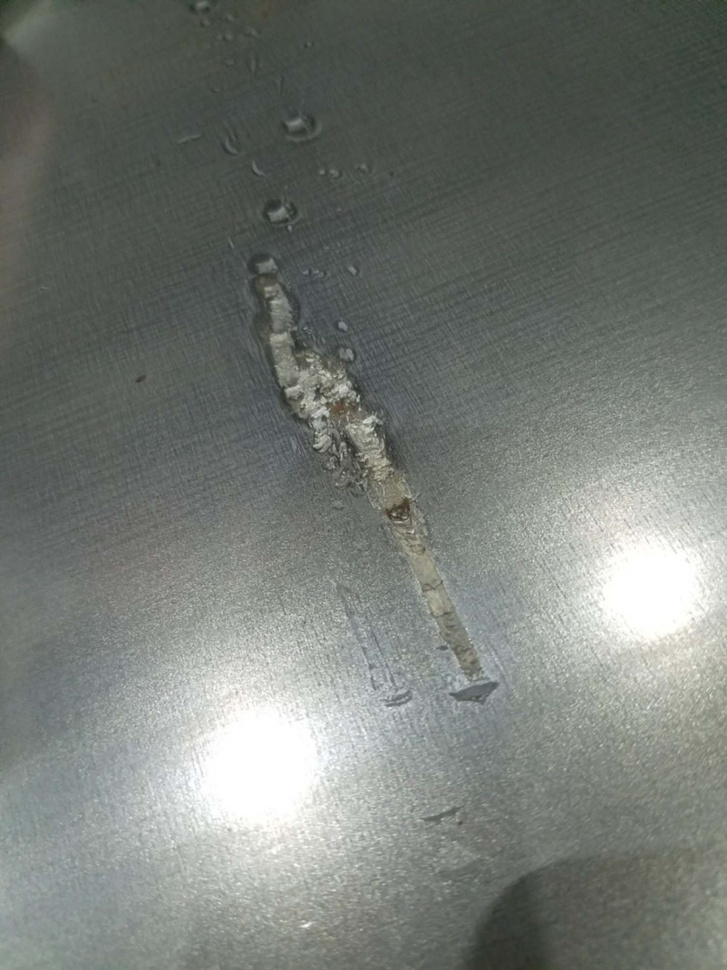
#> input picture Metal_Defect_Detection/metal.jpg, 727 x 970 px, shrunk from 1425 x 1902 before the run, found by its file name
$ python defect.py
#> lines starting #> are read from the running program, lines starting #| are printed output that depends on the picture; after the words box and inside, x2 and y2 are one past the last pixel; in counts of white or black regions, pixels touching at a corner belong together
import cv2
import numpy as np
import matplotlib.pyplot as plt

image_path = r"C:\Users\utkar\Desktop\Metal_Defect_Detection\metal.jpg"

img = cv2.imread(image_path)
#> img is the input picture: shape (970, 727, 3); mean B, G, R 117, 122.5, 117.5

if img is None:
    print("ERROR: Image not found!")
    print("Check the image path.")
    exit()

cv2.imshow("1. Original Image", img)

gray = cv2.cvtColor(img, cv2.COLOR_BGR2GRAY)

cv2.imshow("2. Grayscale Image", gray)

blur = cv2.GaussianBlur(gray, (5, 5), 0)

cv2.imshow("3. Blurred Image", blur)

edges = cv2.Canny(blur, 50, 150)
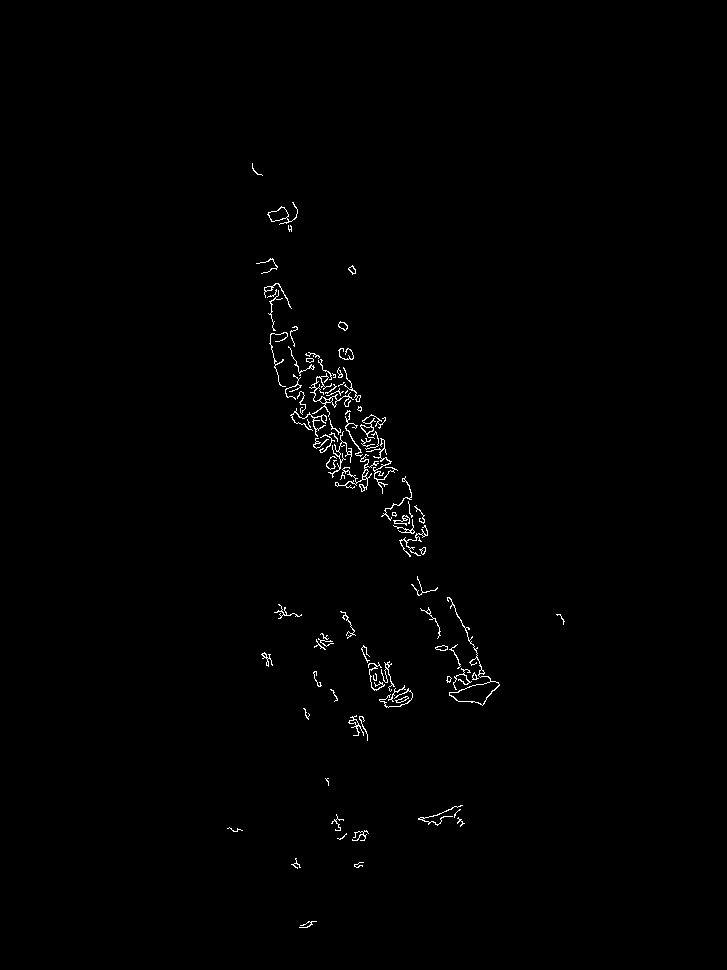
#> edges: shape (970, 727); 0.71% white in thin lines or dots, all inside (x1, y1, x2, y2) = (227, 163, 565, 928)

cv2.imshow("4. Edge Detection", edges)

_, thresh = cv2.threshold(
    blur,
    120,
    255,
    cv2.THRESH_BINARY_INV
)
#> thresh: shape (970, 727); 58.3% white; 295 black regions (235 under 20 px), largest, box (x1, y1, x2, y2) and area: (0, 369, 727, 970) 285372, (276, 353, 360, 452) 2611, (345, 414, 419, 510) 2072

cv2.imshow("5. Threshold Image", thresh)

kernel = np.ones((3,3), np.uint8)

opening = cv2.morphologyEx(
    thresh,
    cv2.MORPH_OPEN,
    kernel,
    iterations=1
)
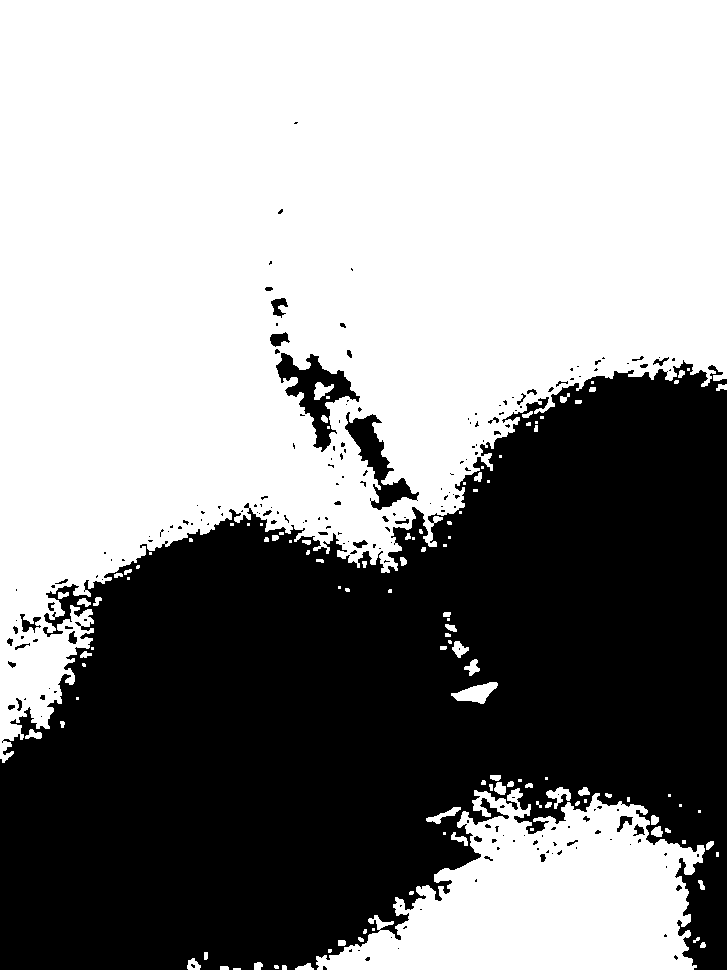
#> opening: shape (970, 727); 57.8% white; 204 black regions (163 under 20 px), largest, box (x1, y1, x2, y2) and area: (0, 360, 727, 970) 289813, (276, 353, 360, 452) 2796, (345, 412, 419, 510) 2189

cv2.imshow("6. Opening", opening)

closing = cv2.morphologyEx(
    opening,
    cv2.MORPH_CLOSE,
    kernel,
    iterations=2
)
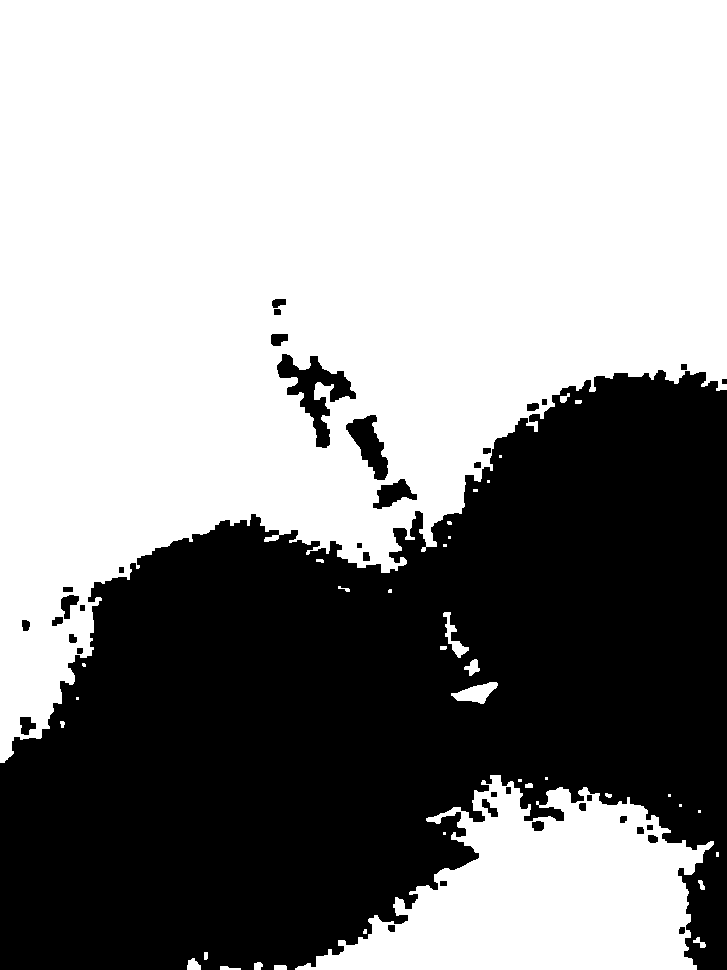
#> closing: shape (970, 727); 58.8% white; 37 black regions

cv2.imshow("7. Closing", closing)

segmented = closing.copy()

cv2.imshow("8. Segmented Defects", segmented)

contours, _ = cv2.findContours(
    segmented,
    cv2.RETR_EXTERNAL,
    cv2.CHAIN_APPROX_SIMPLE
)
#> contours = 37 contours, 23 with area under 20; largest, box (x1, y1, x2, y2) and area: (0, 0, 727, 763) 371522, (295, 775, 714, 970) 44890, (451, 682, 498, 704) 504, (443, 612, 469, 658) 292, (464, 659, 480, 676) 120

contour_img = img.copy()

cv2.drawContours(
    contour_img,
    contours,
    -1,
    (0, 0, 255),
    2
)
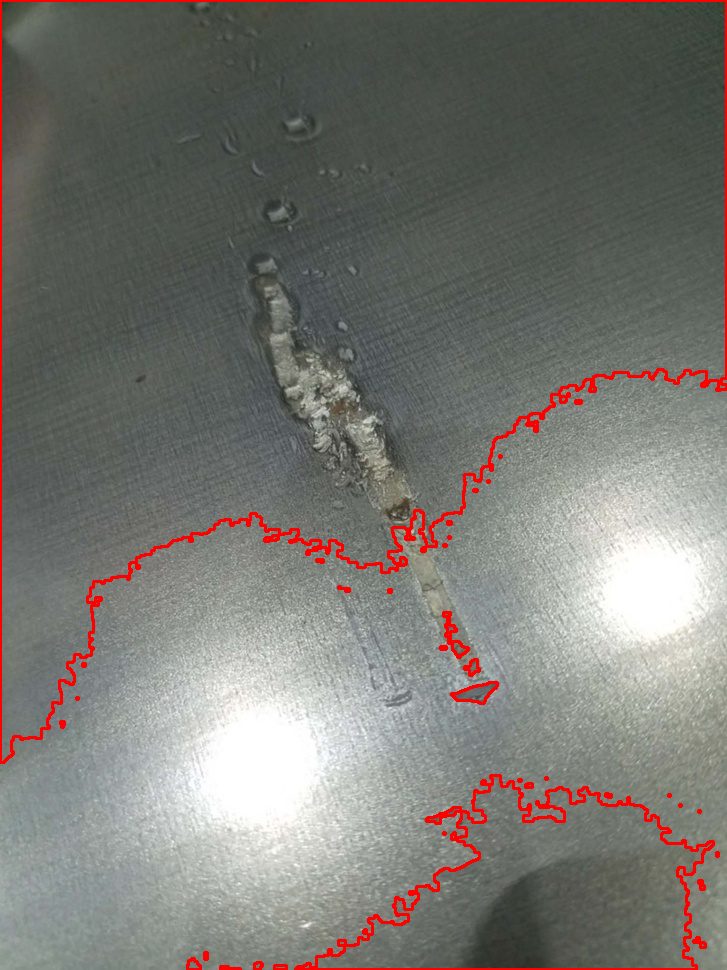
#> contour_img: shape (970, 727, 3); 2.44% of pixels changed, all inside (x1, y1, x2, y2) = (0, 0, 727, 970)

cv2.imshow("9. All Contours", contour_img)

result = img.copy()

defect_count = 0

for cnt in contours:

    area = cv2.contourArea(cnt)

    if area > 20:

        x, y, w, h = cv2.boundingRect(cnt)

        cv2.rectangle(
            result,
            (x, y),
            (x + w, y + h),
            (0, 255, 0),
            2
        )

        cv2.putText(
            result,
            "Defect",
            (x, y - 5),
            cv2.FONT_HERSHEY_SIMPLEX,
            0.5,
            (0, 0, 255),
            1
        )
        defect_count += 1
#> this loop made 37 passes
#> (area, x, y, w, h) on passes 1, 2, 3, 4, 5, 6, 8, 15, 18, 21, 23, 25: (36, 220, 966, 21, 4), (47.5, 274, 965, 13, 5), (46, 254, 962, 9, 8), (102.5, 187, 958, 14, 12), (20.5, 204, 952, 4, 8), (45, 693, 937, 13, 11), (31, 698, 880, 7, 10), (25, 525, 783, 8, 5), (44889.5, 295, 775, 419, 195), (504.5, 451, 682, 47, 22), (120.5, 464, 659, 16, 17), (291.5, 443, 612, 26, 46)
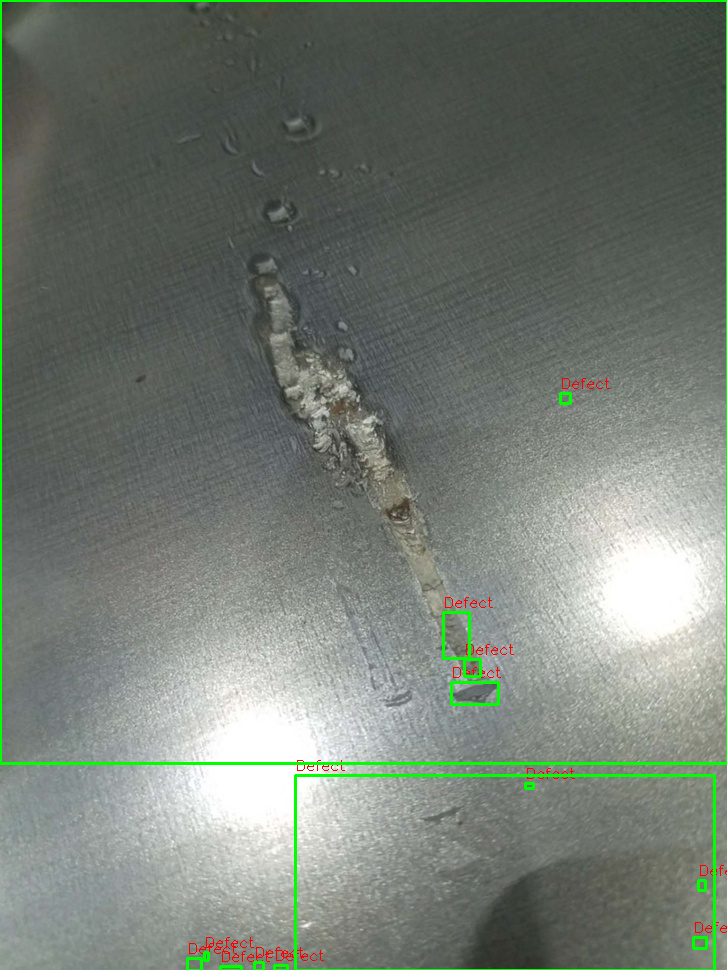
#> result: shape (970, 727, 3); 1.7% of pixels changed, all inside (x1, y1, x2, y2) = (0, 0, 727, 970)
#> after the loop, defect_count = 14

cv2.imshow("10. Final Defect Detection", result)

print("=" * 40)
print("Metal Surface Defect Detection")
print("=" * 40)
print("Total Defects Detected :", defect_count)
#| Total Defects Detected : 14
print("=" * 40)

output_path = r"C:\Users\utkar\Desktop\Metal_Defect_Detection\Detected_Defects.jpg"

cv2.imwrite(output_path, result)

print("Result saved at:")
print(output_path)
titles = [
    "Original",
    "Gray",
    "Blur",
    "Edges",
    "Threshold",
    "Opening",
    "Closing",
    "Final Detection"
]

images = [
    cv2.cvtColor(img, cv2.COLOR_BGR2RGB),
    gray,
    blur,
    edges,
    thresh,
    opening,
    closing,
    cv2.cvtColor(result, cv2.COLOR_BGR2RGB)
]

plt.figure(figsize=(16,10))

for i in range(len(images)):
    plt.subplot(2,4,i+1)
    plt.imshow(images[i], cmap='gray')
    plt.title(titles[i])
    plt.axis("off")
#> this loop made 8 passes

plt.tight_layout()
plt.show()
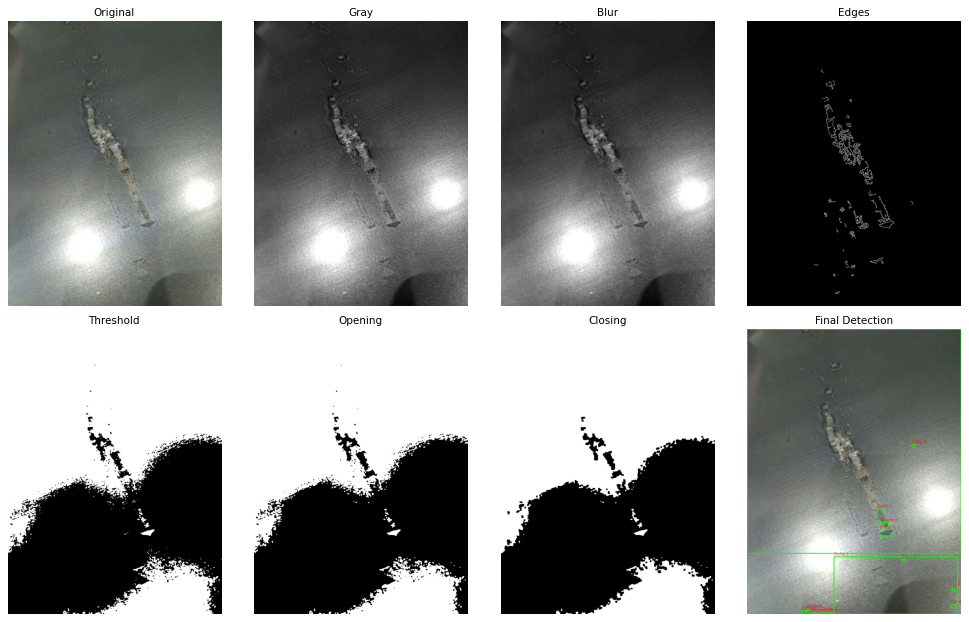
#> figure drawn by matplotlib, 8 panels

cv2.waitKey(0)
cv2.destroyAllWindows()
